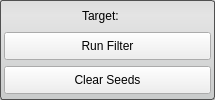
<?xml version="1.0" encoding="UTF-8"?>
<ui version="4.0">
 <class>FillHolesFilterInterface</class>
 <widget class="QWidget" name="FillHolesFilterInterface">
  <property name="geometry">
   <rect>
    <x>0</x>
    <y>0</y>
    <width>215</width>
    <height>100</height>
   </rect>
  </property>
  <property name="sizePolicy">
   <sizepolicy hsizetype="Preferred" vsizetype="Fixed">
    <horstretch>0</horstretch>
    <verstretch>0</verstretch>
   </sizepolicy>
  </property>
  <property name="minimumSize">
   <size>
    <width>0</width>
    <height>100</height>
   </size>
  </property>
  <property name="maximumSize">
   <size>
    <width>16777215</width>
    <height>16777215</height>
   </size>
  </property>
  <property name="windowTitle">
   <string>Fill Holes Filter</string>
  </property>
  <property name="styleSheet">
   <string notr="true">QWidget#FillHolesFilterInterface{
	border-radius: 3px;
	border: 1px solid rgb(80, 80,80);
	background-color: qlineargradient(spread:pad, x1:0.5, y1:0, x2:0.5, y2:0.960227, stop:0 rgba(221, 221, 221, 255), stop:0.155779 rgba(228, 228, 228, 255), stop:1 rgba(202, 204, 204, 255));      
}</string>
  </property>
  <layout class="QVBoxLayout" name="verticalLayout">
   <property name="spacing">
    <number>2</number>
   </property>
   <property name="margin">
    <number>4</number>
   </property>
   <item>
    <layout class="QHBoxLayout" name="activeHLayout" stretch="1">
     <property name="spacing">
      <number>0</number>
     </property>
     <item>
      <widget class="QLabel" name="activeLabel">
       <property name="sizePolicy">
        <sizepolicy hsizetype="Fixed" vsizetype="Preferred">
         <horstretch>0</horstretch>
         <verstretch>0</verstretch>
        </sizepolicy>
       </property>
       <property name="minimumSize">
        <size>
         <width>50</width>
         <height>0</height>
        </size>
       </property>
       <property name="text">
        <string>Target:</string>
       </property>
      </widget>
     </item>
    </layout>
   </item>
   <item>
    <widget class="QWidget" name="widget" native="true">
     <property name="minimumSize">
      <size>
       <width>0</width>
       <height>32</height>
      </size>
     </property>
     <layout class="QHBoxLayout" name="horizontalLayout">
      <property name="spacing">
       <number>0</number>
      </property>
      <property name="margin">
       <number>0</number>
      </property>
      <item>
       <widget class="QPushButton" name="runFilterButton">
        <property name="sizePolicy">
         <sizepolicy hsizetype="Expanding" vsizetype="Fixed">
          <horstretch>0</horstretch>
          <verstretch>0</verstretch>
         </sizepolicy>
        </property>
        <property name="minimumSize">
         <size>
          <width>0</width>
          <height>28</height>
         </size>
        </property>
        <property name="maximumSize">
         <size>
          <width>16777215</width>
          <height>28</height>
         </size>
        </property>
        <property name="text">
         <string>Run Filter</string>
        </property>
       </widget>
      </item>
     </layout>
    </widget>
   </item>
   <item>
    <widget class="QWidget" name="widget_2" native="true">
     <property name="minimumSize">
      <size>
       <width>0</width>
       <height>32</height>
      </size>
     </property>
     <layout class="QHBoxLayout" name="horizontalLayout_2">
      <property name="spacing">
       <number>0</number>
      </property>
      <property name="margin">
       <number>0</number>
      </property>
      <item>
       <widget class="QPushButton" name="clearSeedsButton">
        <property name="sizePolicy">
         <sizepolicy hsizetype="Expanding" vsizetype="Fixed">
          <horstretch>0</horstretch>
          <verstretch>0</verstretch>
         </sizepolicy>
        </property>
        <property name="minimumSize">
         <size>
          <width>0</width>
          <height>28</height>
         </size>
        </property>
        <property name="maximumSize">
         <size>
          <width>16777215</width>
          <height>28</height>
         </size>
        </property>
        <property name="text">
         <string>Clear Seeds</string>
        </property>
       </widget>
      </item>
     </layout>
    </widget>
   </item>
  </layout>
 </widget>
 <resources/>
 <connections/>
</ui>
